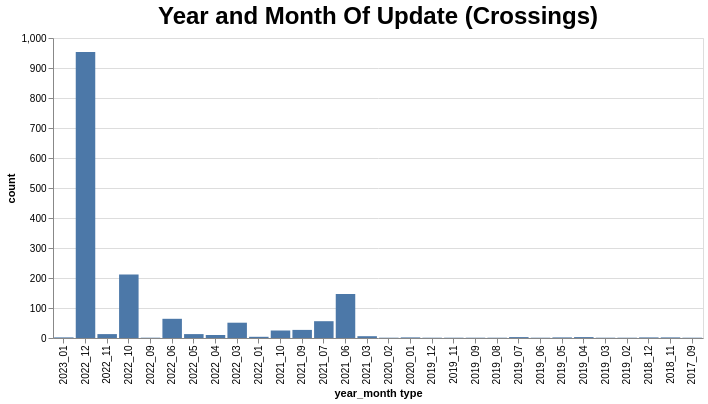

The specification (Vega-Lite) saved for this image:
### Vega-Lite specification from a JSON file in a GitHub repository (floating-point values rounded to 4 significant figures)
{"config": {"view": {"continuousWidth": 300, "continuousHeight": 300}, "title": {"fontSize": 24}}, "data": {"name": "data-790255cfbf32940a9dbcf333528a2e50"}, "mark": {"type": "bar"}, "encoding": {"tooltip": [{"field": "percent", "type": "nominal"}], "x": {"field": "year_month type", "sort": "-x", "type": "nominal"}, "y": {"field": "count", "type": "quantitative"}}, "height": 300, "params": [{"name": "param_12", "select": {"type": "interval", "encodings": ["x", "y"]}, "bind": "scales"}], "title": "Year and Month Of Update (Crossings)", "width": 650, "$schema": "https://vega.github.io/schema/vega-lite/v5.8.0.json", "datasets": {"data-790255cfbf32940a9dbcf333528a2e50": [{"year_month type": "2022_12", "count": 953, "percent": "59.3%"}, {"year_month type": "2022_10", "count": 212, "percent": "13.19%"}, {"year_month type": "2021_06", "count": 147, "percent": "9.15%"}, {"year_month type": "2022_06", "count": 64, "percent": "3.98%"}, {"year_month type": "2021_07", "count": 56, "percent": "3.48%"}, {"year_month type": "2022_03", "count": 51, "percent": "3.17%"}, {"year_month type": "2021_09", "count": 27, "percent": "1.68%"}, {"year_month type": "2021_10", "count": 25, "percent": "1.56%"}, {"year_month type": "2022_05", "count": 13, "percent": "0.81%"}, {"year_month type": "2022_11", "count": 13, "percent": "0.81%"}, {"year_month type": "2022_04", "count": 10, "percent": "0.62%"}, {"year_month type": "2021_03", "count": 6, "percent": "0.37%"}, {"year_month type": "2022_01", "count": 4, "percent": "0.25%"}, {"year_month type": "2019_04", "count": 3, "percent": "0.19%"}, {"year_month type": "2019_07", "count": 3, "percent": "0.19%"}, {"year_month type": "2019_05", "count": 2, "percent": "0.12%"}, {"year_month type": "2018_12", "count": 2, "percent": "0.12%"}, {"year_month type": "2023_01", "count": 2, "percent": "0.12%"}, {"year_month type": "2020_01", "count": 2, "percent": "0.12%"}, {"year_month type": "2018_11", "count": 2, "percent": "0.12%"}, {"year_month type": "2020_02", "count": 1, "percent": "0.06%"}, {"year_month type": "2019_12", "count": 1, "percent": "0.06%"}, {"year_month type": "2019_11", "count": 1, "percent": "0.06%"}, {"year_month type": "2019_09", "count": 1, "percent": "0.06%"}, {"year_month type": "2019_08", "count": 1, "percent": "0.06%"}, {"year_month type": "2019_06", "count": 1, "percent": "0.06%"}, {"year_month type": "2022_09", "count": 1, "percent": "0.06%"}, {"year_month type": "2019_03", "count": 1, "percent": "0.06%"}, {"year_month type": "2019_02", "count": 1, "percent": "0.06%"}, {"year_month type": "2017_09", "count": 1, "percent": "0.06%"}]}}
